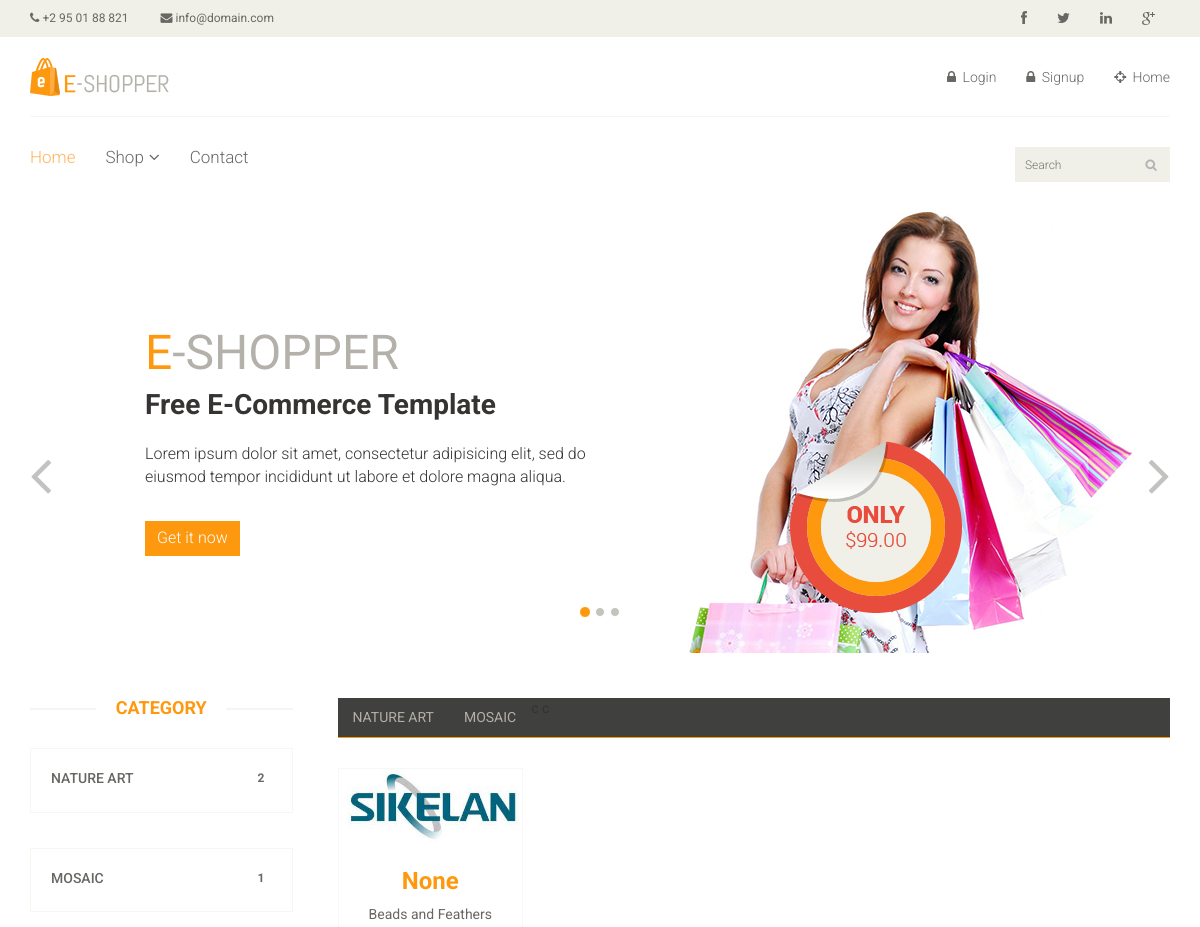
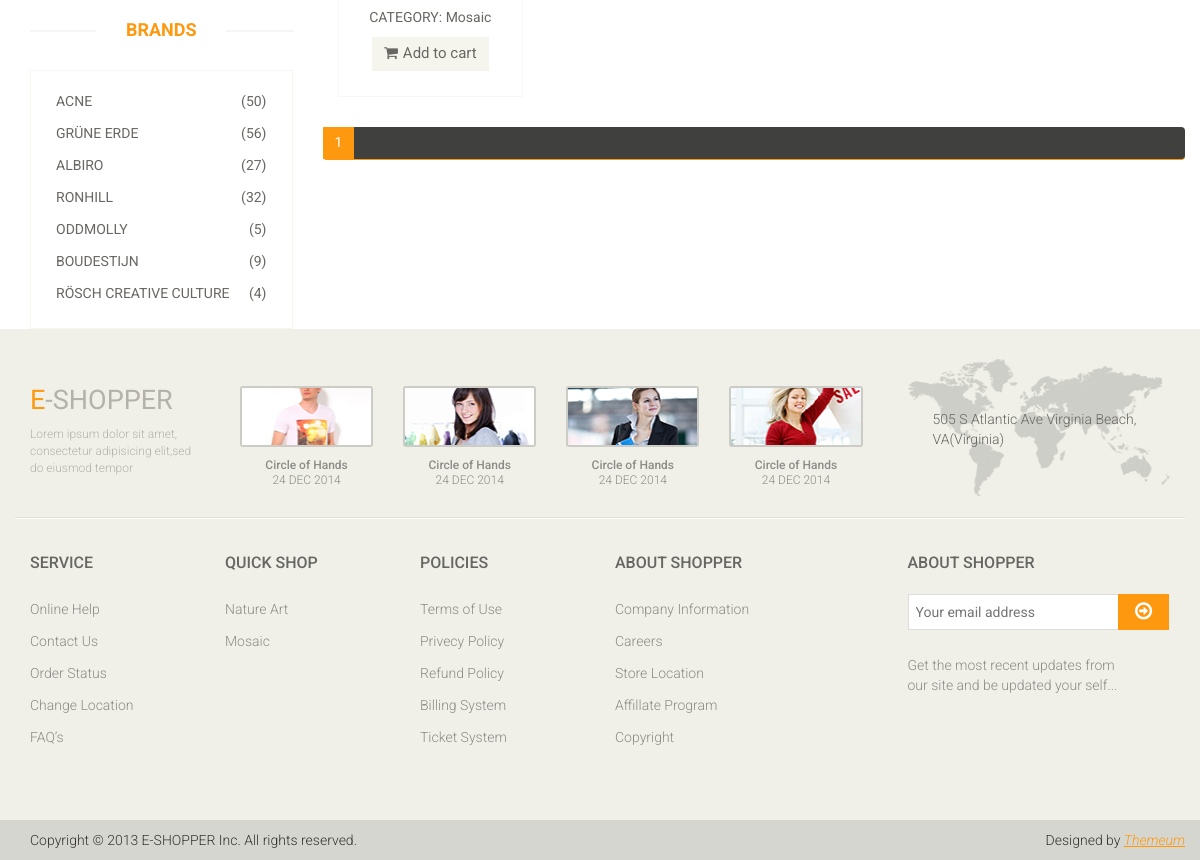
The app's page /, older data (2 pictures, top to bottom).
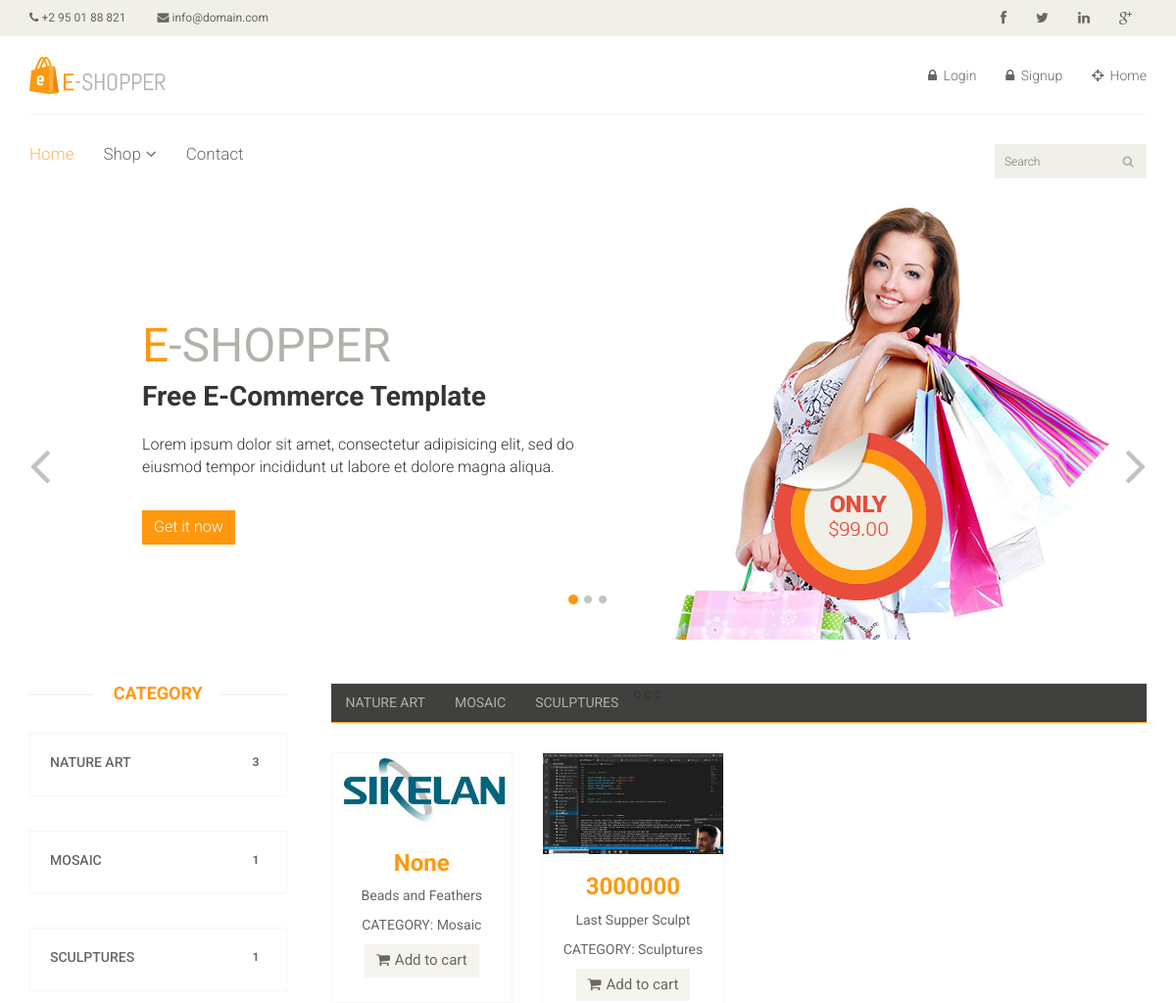
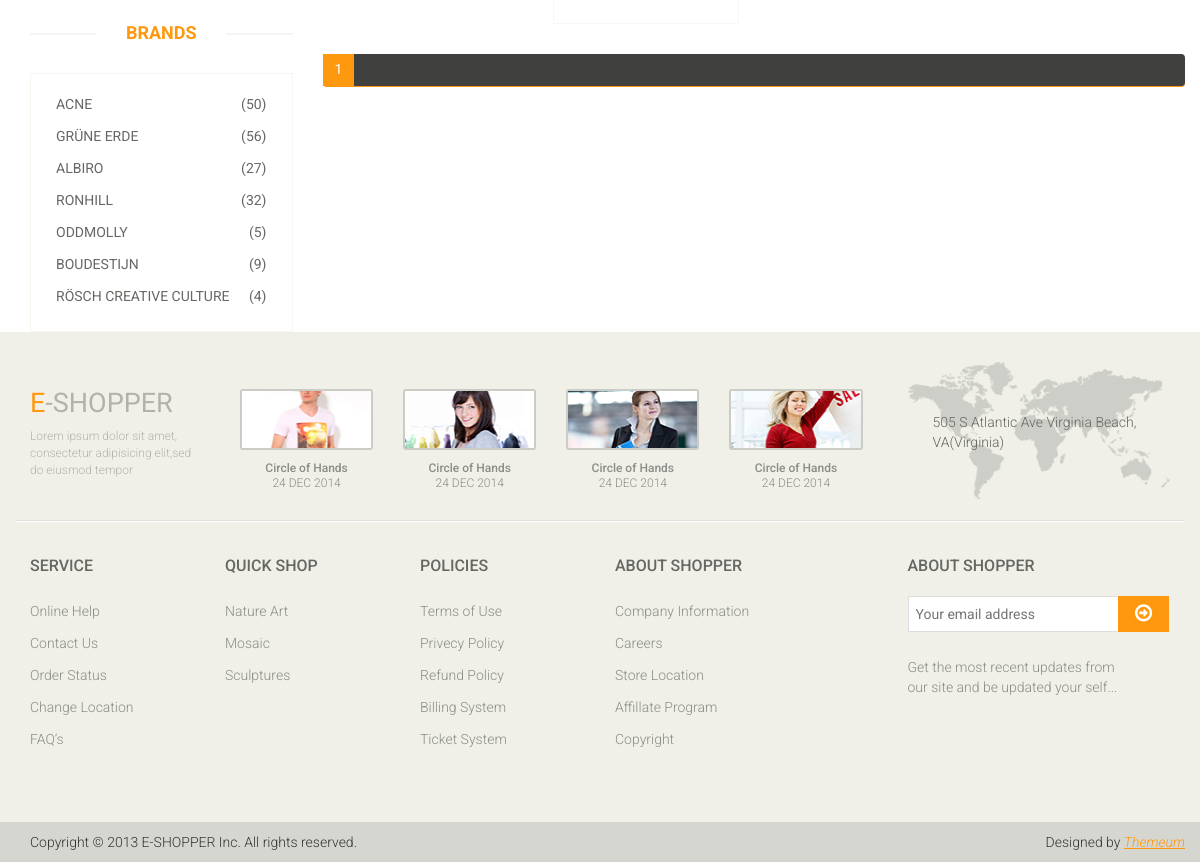
The same page, newer data (2 pictures, top to bottom).
### artapp/models.py (models this page shows, shortened)
class Category(models.Model):
    name = models.CharField(max_length=150, blank=False)
    description = models.TextField(max_length=1500, blank=False)
    def __str__(self):
        return f'{self.name}'
    def geturl(self):
        return reverse('homee', kwargs={"id": self.id})

class Artproduct(models.Model):
    category = models.ForeignKey(
        Category, on_delete=models.CASCADE, null=True, blank=True, related_name='category')
    owner = models.ForeignKey(
        Custombaseuser, on_delete=models.CASCADE, null=True, blank=True, related_name='owner')
    name = models.CharField(max_length=150, blank=False)
    description = models.TextField(max_length=1500, blank=False)
    brand = models.ForeignKey(
        Brand, on_delete=models.CASCADE, null=True, blank=True, related_name='category')
    creation_date = models.DateTimeField(auto_now_add=True, null=True)
    price = models.CharField(max_length=100, blank=False, null=True)
    def get_absolute_url(self):
        return reverse('product_view', kwargs={"id": self.name})

class ArtpictureModel(models.Model):
    pic_name = models.ForeignKey(Artproduct, on_delete=models.CASCADE)
    file = models.FileField(upload_to='images', null=True, blank=True)

### userapp/views.py (the view)
# urls.py: path('', home_view, name='home'),
def home_view(request,**kwargs):
    if kwargs:
        togg_number = kwargs['id']
        user= Custombaseuser.objects.filter(id=request.user.pk).first()
        art = Artproduct.objects.filter(owner__pk=request.user.pk)
        tabular_display = Artproduct.objects.filter(category=togg_number)
        category = Category.objects.all()
        p = Paginator(tabular_display, 1)
        print(art)
        page_number = request.GET.get('page')
        try:
            page_obj = p.get_page(page_number)
        except PageNotAnInteger:
            page_obj = p.page(1)
        except EmptyPage:
            page_obj = p.page(p.num_pages)
        context={'user':user,'art':art,'category':category,
                 'togg_number':togg_number,'page_obj': page_obj}
        return render(request, 'index.html', context)
    else:
        print(request.user)
        user= Custombaseuser.objects.filter(id=request.user.pk).first()
        art = Artproduct.objects.filter(owner__pk=request.user.pk)
        category = Category.objects.all()
        p = Paginator(art, 2)
        page_number = request.GET.get('page')
        try:
            page_obj = p.get_page(page_number)  # returns the desired page object
        except PageNotAnInteger:
            page_obj = p.page(1)
        except EmptyPage:
            page_obj = p.page(p.num_pages)
        context={'user':user,'art':art,'category':category,'page_obj': page_obj}
        return render(request, 'index.html', context)

### artapp/templatetags/artproductserializer.py (called while the page is built)
@register.filter
def artproduct_count(value):
    countval = Artproduct.objects.filter(category_id=value)
    return countval.count()

@register.filter
def artproduct_loop(value):
    countval = Artproduct.objects.filter(category_id=value)
    return countval

@register.filter
def firstartpictures(value):
    pictures = ArtpictureModel.objects.filter(pic_name=value)
    return pictures.first().file.url

### templates/index.html (shortened to what this page needs)
{% load static %}
{% load artproductserializer %}
<!DOCTYPE html>
<html lang="en">
<head>
	<link href="{% static 'css/bootstrap.min.css' %}" rel="stylesheet">
	<link href="{% static 'css/font-awesome.min.css' %}" rel="stylesheet">
	<link href="{% static 'css/prettyPhoto.css' %}" rel="stylesheet">
	<link href="{% static 'css/price-range.css' %}" rel="stylesheet">
	<link href="{% static 'css/animate.css' %}" rel="stylesheet">
	<link href="{% static 'css/main.css' %}" rel="stylesheet">
	<link href="{% static 'css/responsive.css' %}" rel="stylesheet">
</head>
<body>
	<header id="header">
		{% block header_top %}
		<div class="header_top">
			<div class="container">
				<div class="row">
					<div class="col-sm-6">
						<div class="contactinfo">
							<ul class="nav nav-pills">
								<li><a href="#"><i class="fa fa-phone"></i> +2 95 01 88 821</a></li>
								<li><a href="#"><i class="fa fa-envelope"></i> info@domain.com</a></li>
							</ul>
						</div>
					</div>
					<div class="col-sm-6">
						<div class="social-icons pull-right">
							<ul class="nav navbar-nav">
								<li><a href="#"><i class="fa fa-facebook"></i></a></li>
								<li><a href="#"><i class="fa fa-twitter"></i></a></li>
								<li><a href="#"><i class="fa fa-linkedin"></i></a></li>
								<li><a href="#"><i class="fa fa-google-plus"></i></a></li>
							</ul>
						</div>
					</div>
				</div>
			</div>
		</div>
		{% endblock header_top %}
		{% block header_middle %}
		<div class="header-middle">
			<div class="container">
				<div class="row">
					<div class="col-sm-4">
						<div class="logo pull-left">
							<a href="index.html"><img src="images/home/logo.png" alt="LOGO" /></a>
						</div>
					</div>
					<div class="col-sm-8">
						<div class="shop-menu pull-right">
							<ul class="nav navbar-nav">
								{% if request.user.is_authenticated %}
								<li><a href="#"><i class="fa fa-user"></i> Account</a></li>
								<li><a href="#"><i class="fa fa-star"></i> Wishlist</a></li>
								<li><a href="checkout.html"><i class="fa fa-crosshairs"></i> Checkout</a></li>
								<li><a href="cart.html"><i class="fa fa-shopping-cart"></i> Cart</a></li>
								{%else%}
								<li><a href="{% url 'login' %}"><i class="fa fa-lock"></i> Login</a></li>
								<li><a href="{% url 'signup' %}"><i class="fa fa-lock"></i> Signup</a></li>
								<li><a href="{% url 'home' %}"><i class="fa fa-crosshairs"></i> Home</a></li>
								{%endif%}
							</ul>
						</div>
					</div>
				</div>
			</div>
		</div>
		{% endblock header_middle %}
		{% block header_bottom %}
		<div class="header-bottom">
			<div class="container">
				<div class="row">
					<div class="col-sm-9">
						<div class="mainmenu pull-left">
							<ul class="nav navbar-nav collapse navbar-collapse">
								<li><a href="index.html" class="active">Home</a></li>
								<li class="dropdown"><a href="#">Shop<i class="fa fa-angle-down"></i></a>
								</li>
								<li><a href="contact-us.html">Contact</a></li>
							</ul>
						</div>
					</div>
					<div class="col-sm-3">
						<div class="search_box pull-right">
							<input type="text" placeholder="Search" />
						</div>
					</div>
				</div>
			</div>
		</div>
		{% endblock header_bottom %}
	</header>
	{% block slider %}
	<section id="slider">
		<div class="container">
			<div class="row">
				<div class="col-sm-12">
					<div id="slider-carousel" class="carousel slide" data-ride="carousel">
						<ol class="carousel-indicators">
							<li data-target="#slider-carousel" data-slide-to="0" class="active"></li>
							<li data-target="#slider-carousel" data-slide-to="1"></li>
							<li data-target="#slider-carousel" data-slide-to="2"></li>
						</ol>
						<div class="carousel-inner">
							<div class="item active">
								<div class="col-sm-6">
									<h1><span>E</span>-SHOPPER</h1>
									<h2>Free E-Commerce Template</h2>
									<p>Lorem ipsum dolor sit amet, consectetur adipisicing elit, sed do eiusmod tempor
										incididunt ut labore et dolore magna aliqua. </p>
									<button type="button" class="btn btn-default get">Get it now</button>
								</div>
								<div class="col-sm-6">
									<img src="images/home/girl1.jpg" class="girl img-responsive" alt="" />
									<img src="images/home/pricing.png" class="pricing" alt="" />
								</div>
							</div>
						</div>
						<a href="#slider-carousel" class="left control-carousel hidden-xs" data-slide="prev">
							<i class="fa fa-angle-left"></i>
						</a>
						<a href="#slider-carousel" class="right control-carousel hidden-xs" data-slide="next">
							<i class="fa fa-angle-right"></i>
						</a>
					</div>
				</div>
			</div>
		</div>
	</section>
	{% endblock slider %}
	<section>
		<div class="container">
			<div class="row">
				<div class="col-sm-3">
					<div class="left-sidebar">
						{% block category %}
						<h2>Category</h2>
						{%for i in category%}
						<div class="panel-group category-products" id="accordian">
							<div class="panel panel-default">
								<div class="panel-heading">
									<h4 class="panel-title">
										<a data-toggle="collapse" data-parent="#accordian" href="#{{i.id}}">
											<span class="badge pull-right">{{ i.id|artproduct_count }}</span>
											{{i.name}}
										</a>
									</h4>
								</div>
							</div>
						</div>
						{%endfor%}
						{% endblock category %}
						{% block brands %}
						<div class="brands_products">
							<h2>Brands</h2>
							<div class="brands-name">
								<ul class="nav nav-pills nav-stacked">
									<li><a href="#"> <span class="pull-right">(50)</span>Acne</a></li>
									<li><a href="#"> <span class="pull-right">(56)</span>Grüne Erde</a></li>
									<li><a href="#"> <span class="pull-right">(27)</span>Albiro</a></li>
									<li><a href="#"> <span class="pull-right">(32)</span>Ronhill</a></li>
									<li><a href="#"> <span class="pull-right">(5)</span>Oddmolly</a></li>
									<li><a href="#"> <span class="pull-right">(9)</span>Boudestijn</a></li>
									<li><a href="#"> <span class="pull-right">(4)</span>Rösch creative culture</a></li>
								</ul>
							</div>
						</div>
						{% endblock brands %}
					</div>
				</div>
				{% block tabular_display %}
				<div class="col-sm-9 padding-right">
					<div class="category-tab">
						<div class="col-sm-12">
							<ul class="nav nav-tabs">
								{%for cat in category %}
								<li><a href="{{cat.geturl}}" data-toggle="#togg">{{cat.name}}</a>
								</li>c
								{%endfor%}
							</ul>
						</div>
						<div class="tab-content">
							<div class="tab-pane fade active in" id="togg" onload="focuss()">
								{% for art in page_obj.object_list %}
								<div class="col-sm-3">
									<div class="product-image-wrapper">
										<div class="single-products">
											<div class="productinfo text-center">
												<img src="{{art|firstartpictures}}" alt="" />
												<h2>{{art.price}}</h2>
												<p>{{art.name}}</p>
												<p>CATEGORY: {{art.category}}</p>
												<a href="#" class="btn btn-default add-to-cart"><i
														class="fa fa-shopping-cart"></i>Add to cart</a>
											</div>
										</div>
									</div>
								</div>
								{%endfor%}
								<ul class="pagination">
									<li class="active"><a href="">{{page_obj.number}}</a></li>
								</ul>
							</div>
						</div>
					</div>
				</div>
				{% endblock tabular_display %}
			</div>
		</div>
	</section>
	{% block footer%}
	<footer id="footer">
		<div class="footer-top">
			<div class="container">
				<div class="row">
					<div class="col-sm-2">
						<div class="companyinfo">
							<h2><span>e</span>-shopper</h2>
							<p>Lorem ipsum dolor sit amet, consectetur adipisicing elit,sed do eiusmod tempor</p>
						</div>
					</div>
					<div class="col-sm-7">
						<div class="col-sm-3">
							<div class="video-gallery text-center">
								<a href="#">
									<div class="iframe-img">
										<img src="images/home/iframe1.png" alt="" />
									</div>
								</a>
								<p>Circle of Hands</p>
								<h2>24 DEC 2014</h2>
							</div>
						</div>
						<div class="col-sm-3">
							<div class="video-gallery text-center">
								<a href="#">
									<div class="iframe-img">
										<img src="images/home/iframe2.png" alt="" />
									</div>
								</a>
								<p>Circle of Hands</p>
								<h2>24 DEC 2014</h2>
							</div>
						</div>
						<div class="col-sm-3">
							<div class="video-gallery text-center">
								<a href="#">
									<div class="iframe-img">
										<img src="images/home/iframe3.png" alt="" />
									</div>
								</a>
								<p>Circle of Hands</p>
								<h2>24 DEC 2014</h2>
							</div>
						</div>
						<div class="col-sm-3">
							<div class="video-gallery text-center">
								<a href="#">
									<div class="iframe-img">
										<img src="images/home/iframe4.png" alt="" />
									</div>
								</a>
								<p>Circle of Hands</p>
								<h2>24 DEC 2014</h2>
							</div>
						</div>
					</div>
					<div class="col-sm-3">
						<div class="address">
							<img src="images/home/map.png" alt="" />
							<p>505 S Atlantic Ave Virginia Beach, VA(Virginia)</p>
						</div>
					</div>
				</div>
			</div>
		</div>
		<div class="footer-widget">
			<div class="container">
				<div class="row">
					<div class="col-sm-2">
						<div class="single-widget">
							<h2>Service</h2>
							<ul class="nav nav-pills nav-stacked">
								<li><a href="#">Online Help</a></li>
								<li><a href="#">Contact Us</a></li>
								<li><a href="#">Order Status</a></li>
								<li><a href="#">Change Location</a></li>
								<li><a href="#">FAQ’s</a></li>
							</ul>
						</div>
					</div>
					<div class="col-sm-2">
						<div class="single-widget">
							<h2>Quick Shop</h2>
							<ul class="nav nav-pills nav-stacked">
								{% for i in category %}
								<li><a href="#">{{i.name}}</a></li>
								{%endfor%}
							</ul>
						</div>
					</div>
					<div class="col-sm-2">
						<div class="single-widget">
							<h2>Policies</h2>
							<ul class="nav nav-pills nav-stacked">
								<li><a href="#">Terms of Use</a></li>
								<li><a href="#">Privecy Policy</a></li>
								<li><a href="#">Refund Policy</a></li>
								<li><a href="#">Billing System</a></li>
								<li><a href="#">Ticket System</a></li>
							</ul>
						</div>
					</div>
					<div class="col-sm-2">
						<div class="single-widget">
							<h2>About Shopper</h2>
							<ul class="nav nav-pills nav-stacked">
								<li><a href="#">Company Information</a></li>
								<li><a href="#">Careers</a></li>
								<li><a href="#">Store Location</a></li>
								<li><a href="#">Affillate Program</a></li>
								<li><a href="#">Copyright</a></li>
							</ul>
						</div>
					</div>
					<div class="col-sm-3 col-sm-offset-1">
						<div class="single-widget">
							<h2>About Shopper</h2>
							<form action="#" class="searchform">
								<input type="text" placeholder="Your email address" />
								<button type="submit" class="btn btn-default"><i
										class="fa fa-arrow-circle-o-right"></i></button>
								<p>Get the most recent updates from <br />our site and be updated your self...</p>
							</form>
						</div>
					</div>
				</div>
			</div>
		</div>
		<div class="footer-bottom">
			<div class="container">
				<div class="row">
					<p class="pull-left">Copyright © 2013 E-SHOPPER Inc. All rights reserved.</p>
					<p class="pull-right">Designed by <span><a target="_blank"
								href="http://www.themeum.com">Themeum</a></span></p>
				</div>
			</div>
		</div>
	</footer>
	{%endblock footer%}
</body>
</html>

Row changes from the older to the newer data that the page shows:
computed for Category "NATURE ART": id|artproduct_count "2" → "3"
added Category: id|artproduct_count "1", name "SCULPTURES", name "Sculptures"
added Artproduct: id.file (picture), price "3000000", name "Last Supper Sculpt", category "Sculptures"
